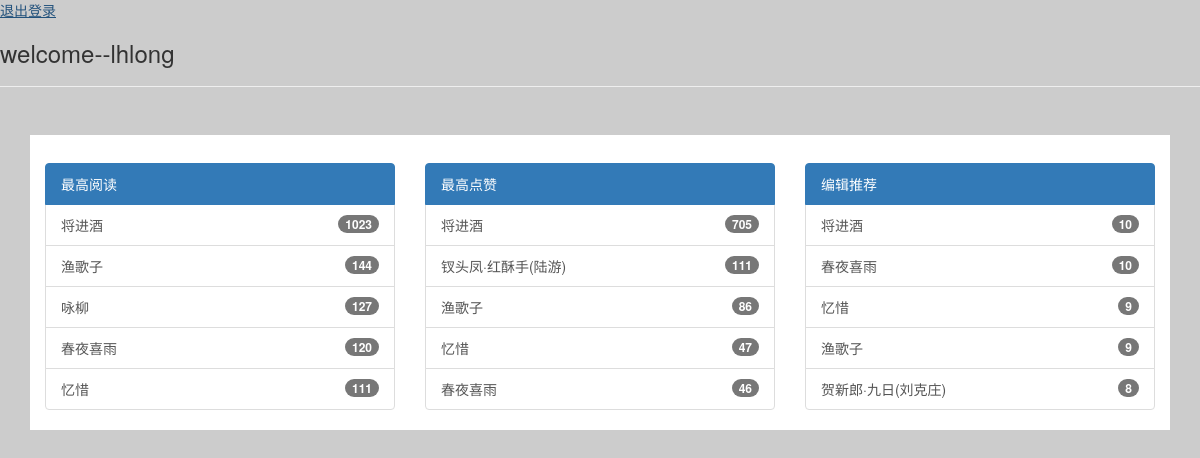
The page / (signed in) on the database its author committed.
### infomation/models.py (models this page shows, shortened)
class User(AbstractUser):
    IDENTITY = (
        ('Normal', 'Normal'),
        ('Redact', 'Redact'),
        ('Manage', 'Manage')
    )
    ATTITUDE = (
        (-1, '反对'),
        (0, ''),
        (1, '赞成')
    )
    attitude = models.IntegerField(choices=ATTITUDE, default=0)
    identity = models.CharField(choices=IDENTITY, default='Normal', max_length=6)
    def __str__(self):
        return self.username

class Article(models.Model):
    title = models.CharField(max_length=64)
    content = models.TextField()
    create_time = models.DateTimeField(default=timezone.now)
    support_num = models.IntegerField(default=0)
    read_num = models.IntegerField(default=1)
    garde_num = models.IntegerField(default=0)
    author = models.ForeignKey(to=User, related_name='articles')
    column = models.ForeignKey(to=ArticleColumn, related_name='column_articles')

### infomation/views.py (the view)
# urls.py: url(r'^$', views.index, name="index"),
def index(request):
    article_by_read = Article.objects.order_by('-read_num')[:5]
    article_by_support = Article.objects.order_by('-support_num')[:5]
    article_by_grade = Article.objects.order_by('-garde_num')[:5]
    context = {
        'article_by_read': article_by_read,
        'article_by_support': article_by_support,
        'article_by_grade': article_by_grade,
    }
    return render(request, 'infosite_index.html', context)

### infomation/templates/infosite_index.html (shortened to what this page needs)
<!DOCTYPE html>
<html>
<head>
    <link rel="stylesheet" href="css/bootstrap.css"/>
</head>
<body>
    {% if user.is_authenticated %}
        <a href='{% url "logout" %}'>退出登录</a>
        <h3>welcome--{{ user}}</h3>
    {% else %}
        <a href="{% url 'register' %}">注册</a>
        <br>
        <a href="{% url 'login' %}">登录</a>
    {% endif %}
<hr>
<div class="container">
    <div id='content' class="container-fluid">
        <div class="row">
            <div class="col-md-4">
                <div class="list-group">
                    <a href="#" class="list-group-item active">
                        最高阅读
                    </a>
                    {% for article in article_by_read %}
                    <a href="{% url 'detail' id=article.id %}" class="list-group-item">{{ article.title }}<span class="badge">{{ article.read_num }}</span></a>
                    {% endfor %}
                </div>
            </div>
            <div class="col-md-4">
                <div class="list-group">
                    <a href="" class="list-group-item active">
                        最高点赞
                    </a>
                    {% for article in article_by_support %}
                    <a href="{% url 'detail' id=article.id %}" class="list-group-item">{{ article.title }}<span class="badge">{{ article.support_num }}</span></a>
                    {% endfor %}
                </div>
            </div>
            <div class="col-md-4">
                <div class="list-group">
                    <a href="#" class="list-group-item active">
                        编辑推荐
                    </a>
                    {% for article in article_by_grade %}
                    <a href="{% url 'detail' id=article.id %}" class="list-group-item">{{ article.title }}<span class="badge">{{ article.garde_num }}</span></a>
                    {% endfor %}
                </div>
            </div>
        </div>
    </div>
</div>
</body>
</html>

### infomation/templates/infosite_index.html (style rules this page uses)
body { background-color: #CCC; }
#content { background-color: white; margin-top:2em; padding-top:2em; }

### rows shown on the page
User: username "lhlong"
Article: title "将进酒", read_num "1023", support_num "705", garde_num "10"
Article: title "渔歌子", read_num "144", support_num "86", garde_num "9"
Article: title "咏柳", read_num "127"
Article: title "春夜喜雨", read_num "120", support_num "46", garde_num "10"
Article: title "忆惜", read_num "111", support_num "47", garde_num "9"
Article: title "钗头凤·红酥手(陆游)", support_num "111"
Article: title "贺新郎·九日(刘克庄)", garde_num "8"
